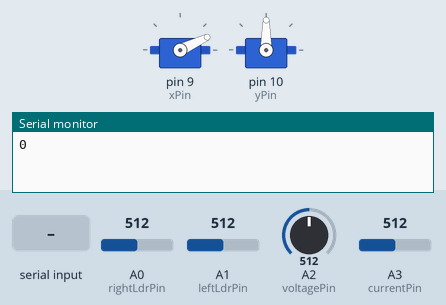
A sketch run on a simulated Arduino Uno, built with avr-gcc and run on an emulated ATmega328P. On the bench: 2 × servo, the last lines printed to the serial monitor. The inputs (shaded band) are chosen by the test bench; at power-on: A0 (rightLdrPin) = 512, A3 (currentPin) = 512, A2 (voltagePin) = 512, A1 (leftLdrPin) = 512.

Above: at 1.26 s.
1.3 s: "y" received over Serial
At 2.02 s:
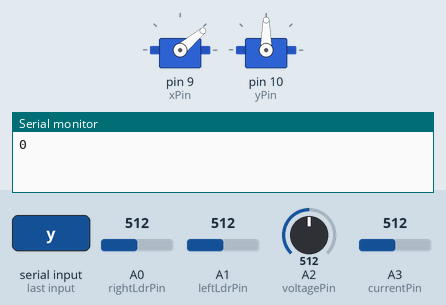
4.8 s: A0 (rightLdrPin) set to 302
At 4.98 s:
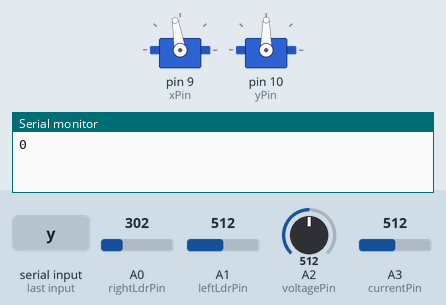
13.6 s: A0 (rightLdrPin) set to 280
15.1 s: A3 (currentPin) set to 716
18.0 s: A2 (voltagePin) set to 716
21.0 s: "z" received over Serial
At 24.4 s:
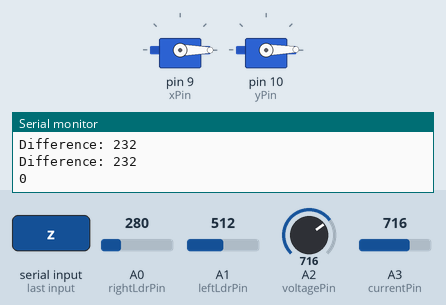
At 25.36 s:
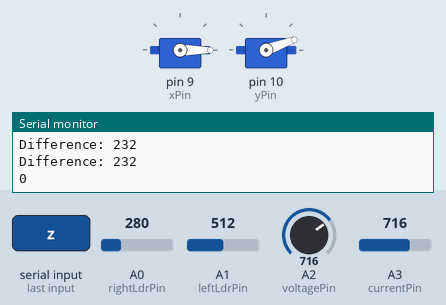
Timing chart, 0 to 27.1 s (numbered marks = the images above; inputs shaded):
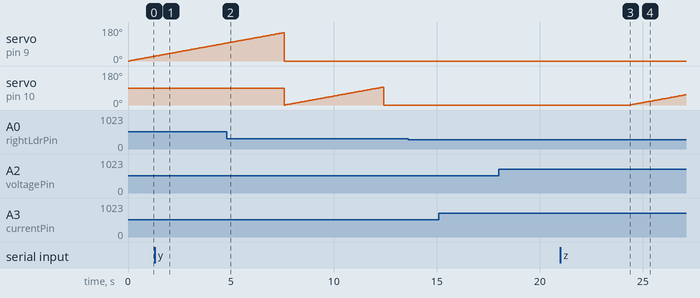

The sketch:

Helianthus.ino
```cpp
#include <Servo.h>

Servo xServo;
Servo yServo;

//Fixed values
const int rightLdrPin = A0;
const int leftLdrPin = A1;
const int xPin = 9;
const int yPin = 10;

//Declaring variables
int rightLdrValue = 0;
int leftLdrValue = 0;
int currentAngleX; //Used to alter the current angle positions
int currentAngleY;
int lightSourceToFollow;
int terminateAtSecondSearch; //Stops looking for sunlight after 2 searches
int counter = 0; //To calc the number of rotations made by servo
int timer = 0; //timer
bool done = false; //flag
bool lightSourceFound;
bool isOffsetOn = false;

//Alter-able value
const int lightSourceOffset = 200; //To keep following the initial light intensity
const int ambientLightOffset = 400; //To make sure you're pointing at a light source
const int yOffset = 20; //To offset the distance between panel and sensors
const int sensorDif = 250;
const int idleTime = 200; //Time taken for offset to kick in (200 = 20sec)

//OBTAINING WATTAGE:
const int voltagePin = A2;
const int currentPin = A3;
const int numberToMultiply = 5; //Convertion

//Bluetooth
char receivedData;
String operation = "FOLLOW_LIGHT"; //Initial op. of the method
bool infoPresent; //If there's info flag

void setup() { //initiate everything
  xServo.attach(xPin);
  yServo.attach(yPin);
  Serial.begin(9600);
}

void loop() {
  if(terminateAtSecondSearch >= 2) {return;} //Maybe turn on led indicator
  else{
    timer++;

    if (!done) { //if no highest light source found keep searching
    searchForLight('x', 150, false); //Search at x axis, through 150º, don't ask for highest light source
    searchForLight('y', 95, true); //Search at y axis, through 95º, ask for highest light source value
    terminateAtSecondSearch++;

    if (!lightSourceFound) { //If there's still no light source found keep going
      currentAngleX = 95;
      xServo.write(currentAngleX);
      searchForLight('x', 150, false); //Same as above
      searchForLight('y', 95, true);
      if(!lightSourceFound){terminateAtSecondSearch++;}
      else if (lightSourceFound) {done = true;}
    }
    else if (lightSourceFound) { //When found
        done = true; // escape the if statement
      }
    }

    determineOperation(); //We need to find out what task should we carry out from the options below

    //Tasks
    //We initialized operation to follow light so that it'll follow the light until otherwise
    if(operation == "READ_WATTAGE") { //When operation is set to the wattage reader do:
      outputWattageToApp(); //Sent wattage info to app
      delay(900); //This plus the 100ms delay at the end sum to 1sec, which is the required interval
    }
    else if(operation == "MOVE_TRACKER") { //When operation is set to manually move tracker do:
      /*The code below is important: We set operation to move tracker but if no bool flag present
      operation will remain as move tracker and it will continue to move the robot in the first direction
      you give. To fix this we need to know when instructions are coming in from the app to move the tracker
      w/o compromising the current method (using variable "operation" to define task).
      So, a run down on how it works:
      First call of void loop, operation is MOVE TRACKER, because no buttons are pressed on the app we "return"
      to escape the else if statement.
      Second call of void loop, we get button pressed, infoPresent becomes true, so we them interpret the data
      coming from the app and act accordingly.
      */
      if(!infoPresent) {return;}
      interpretData(receivedData); //Parameter is the data we receive
    }
    else if(operation == "FOLLOW_LIGHT") { //When no operaion is running we:
      followLight(); //Follow light
    }

    checkLogic();

    positionSolarPanelAtBetterAngle();


    delay(100);
  }
}

//METHODS in order of appearance........................................................

//Optimized so that it can process x and y directions without the need of two different methods
void searchForLight(char axis, int maxAngleRange, bool needLightSource ) { //Last parameter is to prevent assigning highest light value when not required

  int currentHighestLightValue = 0; //Used to compare between the highest and current light values

  if(axis == 'x') {currentAngleX = 0; xServo.write(currentAngleX);} //This is a tradeoff if I were to optimize the code
  else if (axis == 'y') {currentAngleY = 0; yServo.write(currentAngleY);} //Initializes servomotor to 0 degrees so that it can scan around

  for(int angle = 0; angle <= maxAngleRange; angle++) { //Using the value given by the parameter, the scan will go up until it satisifies the statement

    int ldrMeanValue; //New mean value every iteration
    rightLdrValue = analogRead(rightLdrPin); //Update ldr values for each iteration
    leftLdrValue = analogRead(leftLdrPin);

    ldrMeanValue = (rightLdrValue + leftLdrValue) / 2;  //Calc mean

    if(ldrMeanValue > currentHighestLightValue) { //If value surpasses previous highest value do:
      currentHighestLightValue = ldrMeanValue; //Set new highest value

      if(axis == 'x') {currentAngleX = angle;} //Stores the angle positions so that it can later, retrace its steps
      else if (axis == 'y') {currentAngleY = angle;}
      Serial.println(currentAngleY);
    }

    if(axis == 'x') {xServo.write(angle);} //Move the servo by 1 degree every iteration
    else if (axis == 'y') {yServo.write(angle);}

    delay(50);
  }

  //Set servo to the highest light intensity location
  if(axis == 'x') {xServo.write(currentAngleX);}
  else if (axis == 'y') {yServo.write(currentAngleY);}

  if (currentHighestLightValue > ambientLightOffset && needLightSource) { //If the highest light source is above a threshold do (So that it ignores ambient light)
    lightSourceFound = true;
    lightSourceToFollow = currentHighestLightValue; //This is a value that will be used later on by follow light to make sure it is following that value..........
  } else {lightSourceFound = false;}

  timer = 0;
}

void determineOperation() { //Find out what we're doing
  if(Serial.available() > 0) { //If there's info sent do:
    infoPresent = true; //A flag which is required for later operation
    receivedData = Serial.read(); //Obtain data

    if(receivedData == 'x') { //If data matches char 'x' do:
      operation = "MOVE_TRACKER"; //Initiate bluetooth operation
    }
    else if (receivedData == 'y'){ //Initiate wattage reader
      operation = "READ_WATTAGE";
    }
    else if (receivedData == 'z') { //When connection is terminated do:
      operation = "FOLLOW_LIGHT"; //Start following light
    }
    timer = 0;
  } else{infoPresent = false;} //If no info sent set flag to false
}

void outputWattageToApp() { //We output wattage values to the app
  float wattage = readWattage(); //Find wattage
  wattage = abs(wattage); //Make it positive
  byte outputWattage = (map(wattage*100, 0, 100, 0, 25500)/100); //Convert wattage value to 0,255 (Max 1mW)
  Serial.write(outputWattage);
}

float readWattage() {
  int voltageValue = analogRead(voltagePin);
  float voltage = (voltageValue/1023.0) * numberToMultiply;
  float current = analogRead(currentPin) * (numberToMultiply / 1023.0);
  current = (current - (numberToMultiply / 2.0)) / 0.185;
  return voltage * current; //Return wattage in (W)
}

void interpretData(char data) { //Find out what data is being sent by app
  if(data == '1' && (currentAngleY - 5) >= 5) { //UP
    currentAngleY = currentAngleY - 5;
    yServo.write(currentAngleY);
  } else if (data == '2' && (currentAngleY + 5) <= 90) { //DOWN
    currentAngleY = currentAngleY + 5;
    yServo.write(currentAngleY);
  } else if (data == '3' && (currentAngleX + 10) <= 150) { //RIGHT
    currentAngleX = currentAngleX + 10;
    xServo.write(currentAngleX);
  } else if (data == '4' && (currentAngleX - 10) >= 0) { //LEFT
    currentAngleX = currentAngleX - 10;
    xServo.write(currentAngleX);
  }
  timer = 0;
  isOffsetOn = false;
}

void followLight() { //After finding out highest light source follow it
  checkLogic();

  rightLdrValue = analogRead(rightLdrPin); //Start reading sensors
  leftLdrValue = analogRead(leftLdrPin) ;
  /*Serial.print("rightLdr: ");
  Serial.println(rightLdrValue);
  Serial.print("leftLdr: ");
  Serial.println(leftLdrValue);*/

  int ldrMeanValue = (rightLdrValue + leftLdrValue) / 2;
  int difference = abs(rightLdrValue - leftLdrValue); //Find the difference in value of both ldrs
  /*Serial.print("ldrMean: ");
  Serial.println(ldrMeanValue);*/
  Serial.print("Difference: ");
  Serial.println(difference);

  bool move; //We need to check to things
  bool move2;

  if (difference >= 0 && difference <= 15) { //If the difference is within a threshold then don't move
  } else {move = true;}

  //Make sure we're following the same light source, unaffected by other's
  if(ldrMeanValue <= lightSourceToFollow + lightSourceOffset && ldrMeanValue >= lightSourceToFollow - lightSourceOffset) {
    move2 = true;
  } else {move2 = false;}

  if ((rightLdrValue - sensorDif) < leftLdrValue && move && move2) { //If rightLdrValue is less than the second and it is beyond the threshold do:
    counter++; //Count so that we know when to update y-angle position
    currentAngleX--; //Increments its angle by one
    xServo.write(currentAngleX); //write it to motor
    timer = 0;
    isOffsetOn = false;
  }
  else if ((rightLdrValue - sensorDif) > leftLdrValue && move && move2) { //Same here
    counter++;
    currentAngleX++;
    xServo.write(currentAngleX);
    timer = 0;
    isOffsetOn = false;

  }

  //After 30 +- rotations check for y anlge
  if (counter == 30) {
    searchForLight('y', 95, false);
    counter = 0; //Reset the counter

  }
}

void checkLogic() { //If current angle is above or below allowed threshold then set them back to original value
  if (currentAngleX > 150) { //Checking X-axis
    currentAngleX = 150;
  } else if (currentAngleX < 0) {
    currentAngleX = 0;
  }
  if (currentAngleY > 95) { //Checking Y-axis
    currentAngleY = 95;
  } else if (currentAngleY < 0) {
    currentAngleY = 0;
  }
}

void positionSolarPanelAtBetterAngle() {
  if (timer > idleTime) { //+- 20 seconds
      timer = 0; //Reset clock
      if (currentAngleY >= yOffset && !isOffsetOn) {
        currentAngleY = currentAngleY - yOffset; //Make sure pointing directly at sun
        yServo.write(currentAngleY);
        isOffsetOn = true;
      } else {return;}
    }
}
```

Measured:
- after the input at 21.0 s, servo on pin 10 (yPin): moves from 0° to 54° over 2.7 s, starting after 3.4 s
- by itself, servo on pin 9 (xPin): rises from 95° to 150° in 2.7 s, then falls to 0° in 0.05 s
- by itself, servo on pin 10 (yPin): ramps from 0° to 95° and jumps back, once every 4.8 s
